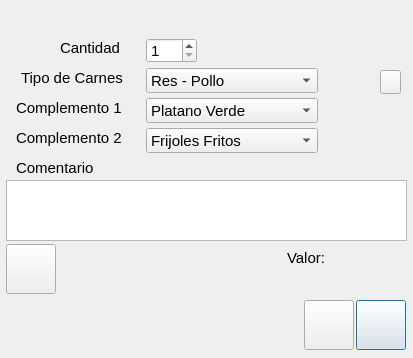
<?xml version="1.0" encoding="UTF-8"?>
<ui version="4.0">
 <class>opcionesProducto</class>
 <widget class="QDialog" name="opcionesProducto">
  <property name="geometry">
   <rect>
    <x>0</x>
    <y>0</y>
    <width>413</width>
    <height>358</height>
   </rect>
  </property>
  <property name="windowTitle">
   <string>Opciones de Plato</string>
  </property>
  <widget class="QTextEdit" name="txt_comment">
   <property name="geometry">
    <rect>
     <x>6</x>
     <y>180</y>
     <width>401</width>
     <height>61</height>
    </rect>
   </property>
  </widget>
  <widget class="QLabel" name="label_comp2">
   <property name="geometry">
    <rect>
     <x>16</x>
     <y>130</y>
     <width>111</width>
     <height>16</height>
    </rect>
   </property>
   <property name="font">
    <font>
     <pointsize>11</pointsize>
    </font>
   </property>
   <property name="text">
    <string>Complemento 2</string>
   </property>
  </widget>
  <widget class="QComboBox" name="combo_comp1">
   <property name="geometry">
    <rect>
     <x>146</x>
     <y>98</y>
     <width>172</width>
     <height>25</height>
    </rect>
   </property>
   <property name="font">
    <font>
     <pointsize>11</pointsize>
    </font>
   </property>
   <item>
    <property name="text">
     <string>Platano Verde</string>
    </property>
   </item>
   <item>
    <property name="text">
     <string>Guineo Verde</string>
    </property>
   </item>
   <item>
    <property name="text">
     <string>Papas Fritas</string>
    </property>
   </item>
   <item>
    <property name="text">
     <string>Totillas de Maíz</string>
    </property>
   </item>
   <item>
    <property name="text">
     <string>Platano Maduro</string>
    </property>
   </item>
  </widget>
  <widget class="QPushButton" name="butt_cancel">
   <property name="geometry">
    <rect>
     <x>356</x>
     <y>300</y>
     <width>50</width>
     <height>50</height>
    </rect>
   </property>
   <property name="font">
    <font>
     <pointsize>11</pointsize>
    </font>
   </property>
   <property name="text">
    <string/>
   </property>
   <property name="iconSize">
    <size>
     <width>40</width>
     <height>40</height>
    </size>
   </property>
  </widget>
  <widget class="QLabel" name="label_comment">
   <property name="geometry">
    <rect>
     <x>16</x>
     <y>160</y>
     <width>81</width>
     <height>16</height>
    </rect>
   </property>
   <property name="font">
    <font>
     <pointsize>11</pointsize>
    </font>
   </property>
   <property name="text">
    <string>Comentario</string>
   </property>
  </widget>
  <widget class="QLabel" name="label_comp1">
   <property name="geometry">
    <rect>
     <x>16</x>
     <y>100</y>
     <width>111</width>
     <height>16</height>
    </rect>
   </property>
   <property name="font">
    <font>
     <pointsize>11</pointsize>
    </font>
   </property>
   <property name="text">
    <string>Complemento 1</string>
   </property>
  </widget>
  <widget class="QComboBox" name="combo_comp2">
   <property name="geometry">
    <rect>
     <x>146</x>
     <y>128</y>
     <width>172</width>
     <height>25</height>
    </rect>
   </property>
   <property name="font">
    <font>
     <pointsize>11</pointsize>
    </font>
   </property>
   <item>
    <property name="text">
     <string>Frijoles Fritos</string>
    </property>
   </item>
   <item>
    <property name="text">
     <string>Rice and Beans</string>
    </property>
   </item>
  </widget>
  <widget class="QPushButton" name="butt_ok">
   <property name="geometry">
    <rect>
     <x>304</x>
     <y>300</y>
     <width>50</width>
     <height>50</height>
    </rect>
   </property>
   <property name="font">
    <font>
     <pointsize>11</pointsize>
    </font>
   </property>
   <property name="text">
    <string/>
   </property>
   <property name="iconSize">
    <size>
     <width>40</width>
     <height>40</height>
    </size>
   </property>
  </widget>
  <widget class="QLabel" name="label_producto">
   <property name="geometry">
    <rect>
     <x>16</x>
     <y>10</y>
     <width>241</width>
     <height>16</height>
    </rect>
   </property>
   <property name="font">
    <font>
     <pointsize>12</pointsize>
     <bold>true</bold>
    </font>
   </property>
   <property name="text">
    <string/>
   </property>
  </widget>
  <widget class="QComboBox" name="combo_base">
   <property name="geometry">
    <rect>
     <x>146</x>
     <y>68</y>
     <width>172</width>
     <height>25</height>
    </rect>
   </property>
   <property name="font">
    <font>
     <pointsize>11</pointsize>
    </font>
   </property>
   <item>
    <property name="text">
     <string>Res - Pollo</string>
    </property>
   </item>
   <item>
    <property name="text">
     <string>Res - Chuleta</string>
    </property>
   </item>
   <item>
    <property name="text">
     <string>Res - Costilla</string>
    </property>
   </item>
  </widget>
  <widget class="QLabel" name="label_base">
   <property name="geometry">
    <rect>
     <x>21</x>
     <y>70</y>
     <width>111</width>
     <height>16</height>
    </rect>
   </property>
   <property name="font">
    <font>
     <pointsize>11</pointsize>
    </font>
   </property>
   <property name="text">
    <string>Tipo de Carnes</string>
   </property>
  </widget>
  <widget class="QLabel" name="label">
   <property name="geometry">
    <rect>
     <x>287</x>
     <y>250</y>
     <width>41</width>
     <height>16</height>
    </rect>
   </property>
   <property name="font">
    <font>
     <pointsize>11</pointsize>
    </font>
   </property>
   <property name="text">
    <string>Valor:</string>
   </property>
  </widget>
  <widget class="QLabel" name="label_valor">
   <property name="geometry">
    <rect>
     <x>330</x>
     <y>250</y>
     <width>61</width>
     <height>16</height>
    </rect>
   </property>
   <property name="font">
    <font>
     <pointsize>11</pointsize>
    </font>
   </property>
   <property name="text">
    <string/>
   </property>
  </widget>
  <widget class="QPushButton" name="butt_extra">
   <property name="geometry">
    <rect>
     <x>6</x>
     <y>244</y>
     <width>50</width>
     <height>50</height>
    </rect>
   </property>
   <property name="font">
    <font>
     <pointsize>11</pointsize>
    </font>
   </property>
   <property name="text">
    <string/>
   </property>
   <property name="iconSize">
    <size>
     <width>40</width>
     <height>40</height>
    </size>
   </property>
  </widget>
  <widget class="QSpinBox" name="spin_cantidad">
   <property name="geometry">
    <rect>
     <x>146</x>
     <y>38</y>
     <width>51</width>
     <height>25</height>
    </rect>
   </property>
   <property name="font">
    <font>
     <pointsize>11</pointsize>
    </font>
   </property>
   <property name="readOnly">
    <bool>false</bool>
   </property>
   <property name="minimum">
    <number>1</number>
   </property>
  </widget>
  <widget class="QLabel" name="label_cantidad">
   <property name="geometry">
    <rect>
     <x>60</x>
     <y>40</y>
     <width>61</width>
     <height>16</height>
    </rect>
   </property>
   <property name="font">
    <font>
     <pointsize>11</pointsize>
    </font>
   </property>
   <property name="layoutDirection">
    <enum>Qt::LeftToRight</enum>
   </property>
   <property name="text">
    <string>Cantidad</string>
   </property>
  </widget>
  <widget class="QPushButton" name="butt_actions">
   <property name="geometry">
    <rect>
     <x>380</x>
     <y>70</y>
     <width>21</width>
     <height>24</height>
    </rect>
   </property>
   <property name="text">
    <string/>
   </property>
  </widget>
 </widget>
 <resources/>
 <connections>
  <connection>
   <sender>spin_cantidad</sender>
   <signal>textChanged(QString)</signal>
   <receiver>butt_actions</receiver>
   <slot>click()</slot>
   <hints>
    <hint type="sourcelabel">
     <x>160</x>
     <y>48</y>
    </hint>
    <hint type="destinationlabel">
     <x>347</x>
     <y>151</y>
    </hint>
   </hints>
  </connection>
  <connection>
   <sender>combo_base</sender>
   <signal>currentIndexChanged(int)</signal>
   <receiver>butt_actions</receiver>
   <slot>click()</slot>
   <hints>
    <hint type="sourcelabel">
     <x>205</x>
     <y>78</y>
    </hint>
    <hint type="destinationlabel">
     <x>357</x>
     <y>81</y>
    </hint>
   </hints>
  </connection>
  <connection>
   <sender>combo_comp1</sender>
   <signal>currentTextChanged(QString)</signal>
   <receiver>butt_actions</receiver>
   <slot>click()</slot>
   <hints>
    <hint type="sourcelabel">
     <x>231</x>
     <y>110</y>
    </hint>
    <hint type="destinationlabel">
     <x>390</x>
     <y>81</y>
    </hint>
   </hints>
  </connection>
 </connections>
</ui>
